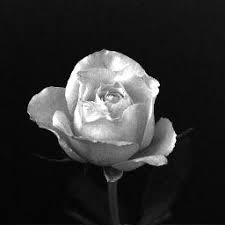
%> input picture Image processing/Εργασία 1η/rose.jpg, 225 x 225 px
$ octave pr_im1.m   (GNU Octave 9; MATLAB toolbox functions it lacks are replaced by stand-ins)
%> lines starting %> are read from the running program, lines starting %| are printed output that depends on the picture; in (x1, y1, x2, y2) boxes, pixels count from 0 and x2, y2 are one past the last pixel; in counts of white or black regions, pixels touching at a corner belong together; the program's own positions count from 1
### Image processing/Εργασία 1η/solarize.m

function solarize(I, T) %I is the image and T is the threshold
figure,imshow(I>T)
end

### Image processing/Εργασία 1η/pr_im1.m
RGB = imread('rose.jpg'); %the rose.jpg image is being read
%> RGB is the input picture: size 225x225x3 uint8; min 0, max 255, mean 46.9
I = rgb2gray(RGB);
 solarize(I, 64)  %testing the function
%> in solarize, `imshow(I>T)`:
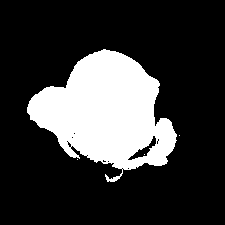
%> displayed picture: size 225x225 logical; 22.5% white; 4 white regions (3 under 20 px), largest, box (x1, y1, x2, y2) and area: (27, 49, 177, 182) 11410
 solarize(I, 128)
%> call 2 of solarize, with T = 128
%> in solarize (call 2), `imshow(I>T)`:
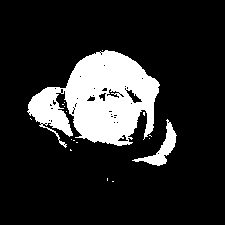
%> displayed picture: size 225x225 logical; 16.2% white; 17 white regions (15 under 20 px), largest, box (x1, y1, x2, y2) and area: (27, 50, 160, 148) 7585, (132, 119, 177, 166) 559
 solarize(I, 192)
%> call 3 of solarize, with T = 192
%> in solarize (call 3), `imshow(I>T)`:
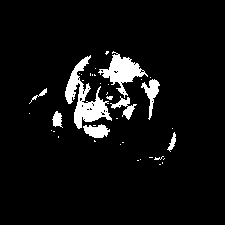
%> displayed picture: size 225x225 logical; 6.2% white; 39 white regions (30 under 20 px), largest, box (x1, y1, x2, y2) and area: (65, 55, 112, 129) 1228, (98, 51, 148, 98) 837, (141, 79, 160, 120) 283
